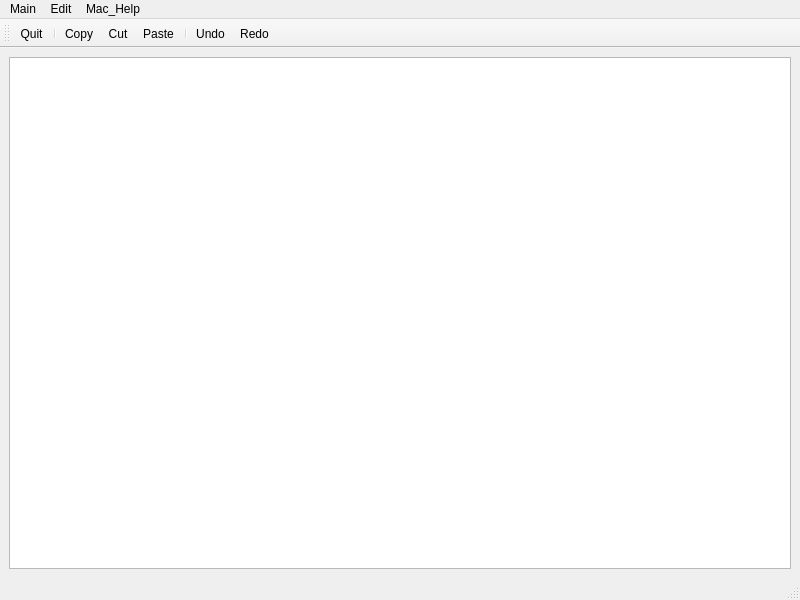
<?xml version="1.0" encoding="UTF-8"?>
<ui version="4.0">
 <class>MainWindow</class>
 <widget class="QMainWindow" name="MainWindow">
  <property name="geometry">
   <rect>
    <x>0</x>
    <y>0</y>
    <width>800</width>
    <height>600</height>
   </rect>
  </property>
  <property name="windowTitle">
   <string>MainWindow</string>
  </property>
  <widget class="QWidget" name="centralwidget">
   <layout class="QVBoxLayout" name="verticalLayout">
    <item>
     <widget class="QTextEdit" name="text_edit"/>
    </item>
   </layout>
  </widget>
  <widget class="QMenuBar" name="menubar">
   <property name="geometry">
    <rect>
     <x>0</x>
     <y>0</y>
     <width>800</width>
     <height>36</height>
    </rect>
   </property>
   <widget class="QMenu" name="menuFile">
    <property name="title">
     <string>Main</string>
    </property>
    <addaction name="actionQuit"/>
   </widget>
   <widget class="QMenu" name="menuEdit">
    <property name="title">
     <string>Edit</string>
    </property>
    <addaction name="actionCopy"/>
    <addaction name="actionCut"/>
    <addaction name="actionPaste"/>
    <addaction name="separator"/>
    <addaction name="actionUndo"/>
    <addaction name="actionRedo"/>
   </widget>
   <widget class="QMenu" name="menuHelp">
    <property name="title">
     <string>Mac_Help</string>
    </property>
    <addaction name="actionAbout"/>
    <addaction name="actionAbout_QT"/>
   </widget>
   <addaction name="menuFile"/>
   <addaction name="menuEdit"/>
   <addaction name="menuHelp"/>
  </widget>
  <widget class="QStatusBar" name="statusbar"/>
  <widget class="QToolBar" name="toolBar">
   <property name="windowTitle">
    <string>toolBar</string>
   </property>
   <attribute name="toolBarArea">
    <enum>TopToolBarArea</enum>
   </attribute>
   <attribute name="toolBarBreak">
    <bool>false</bool>
   </attribute>
   <addaction name="actionQuit"/>
   <addaction name="separator"/>
   <addaction name="actionCopy"/>
   <addaction name="actionCut"/>
   <addaction name="actionPaste"/>
   <addaction name="separator"/>
   <addaction name="actionUndo"/>
   <addaction name="actionRedo"/>
  </widget>
  <action name="actionQuit">
   <property name="icon">
    <iconset resource="resource.qrc">
     <normaloff>:/images/quit.png</normaloff>:/images/quit.png</iconset>
   </property>
   <property name="text">
    <string>Quit</string>
   </property>
  </action>
  <action name="actionCut">
   <property name="icon">
    <iconset resource="resource.qrc">
     <normaloff>:/images/cut.png</normaloff>:/images/cut.png</iconset>
   </property>
   <property name="text">
    <string>Cut</string>
   </property>
  </action>
  <action name="actionCopy">
   <property name="icon">
    <iconset resource="resource.qrc">
     <normaloff>:/images/copy.png</normaloff>:/images/copy.png</iconset>
   </property>
   <property name="text">
    <string>Copy</string>
   </property>
  </action>
  <action name="actionUndo">
   <property name="icon">
    <iconset resource="resource.qrc">
     <normaloff>:/images/undo.png</normaloff>:/images/undo.png</iconset>
   </property>
   <property name="text">
    <string>Undo</string>
   </property>
  </action>
  <action name="actionRedo">
   <property name="icon">
    <iconset resource="resource.qrc">
     <normaloff>:/images/redo.png</normaloff>:/images/redo.png</iconset>
   </property>
   <property name="text">
    <string>Redo</string>
   </property>
  </action>
  <action name="actionAbout">
   <property name="icon">
    <iconset resource="resource.qrc">
     <normaloff>:/images/about.png</normaloff>:/images/about.png</iconset>
   </property>
   <property name="text">
    <string>About</string>
   </property>
  </action>
  <action name="actionAbout_QT">
   <property name="icon">
    <iconset resource="resource.qrc">
     <normaloff>:/images/aboutqt.png</normaloff>:/images/aboutqt.png</iconset>
   </property>
   <property name="text">
    <string>About QT</string>
   </property>
  </action>
  <action name="actionPaste">
   <property name="icon">
    <iconset resource="resource.qrc">
     <normaloff>:/images/paste.png</normaloff>:/images/paste.png</iconset>
   </property>
   <property name="text">
    <string>Paste</string>
   </property>
  </action>
 </widget>
 <resources>
  <include location="resource.qrc"/>
 </resources>
 <connections/>
</ui>
